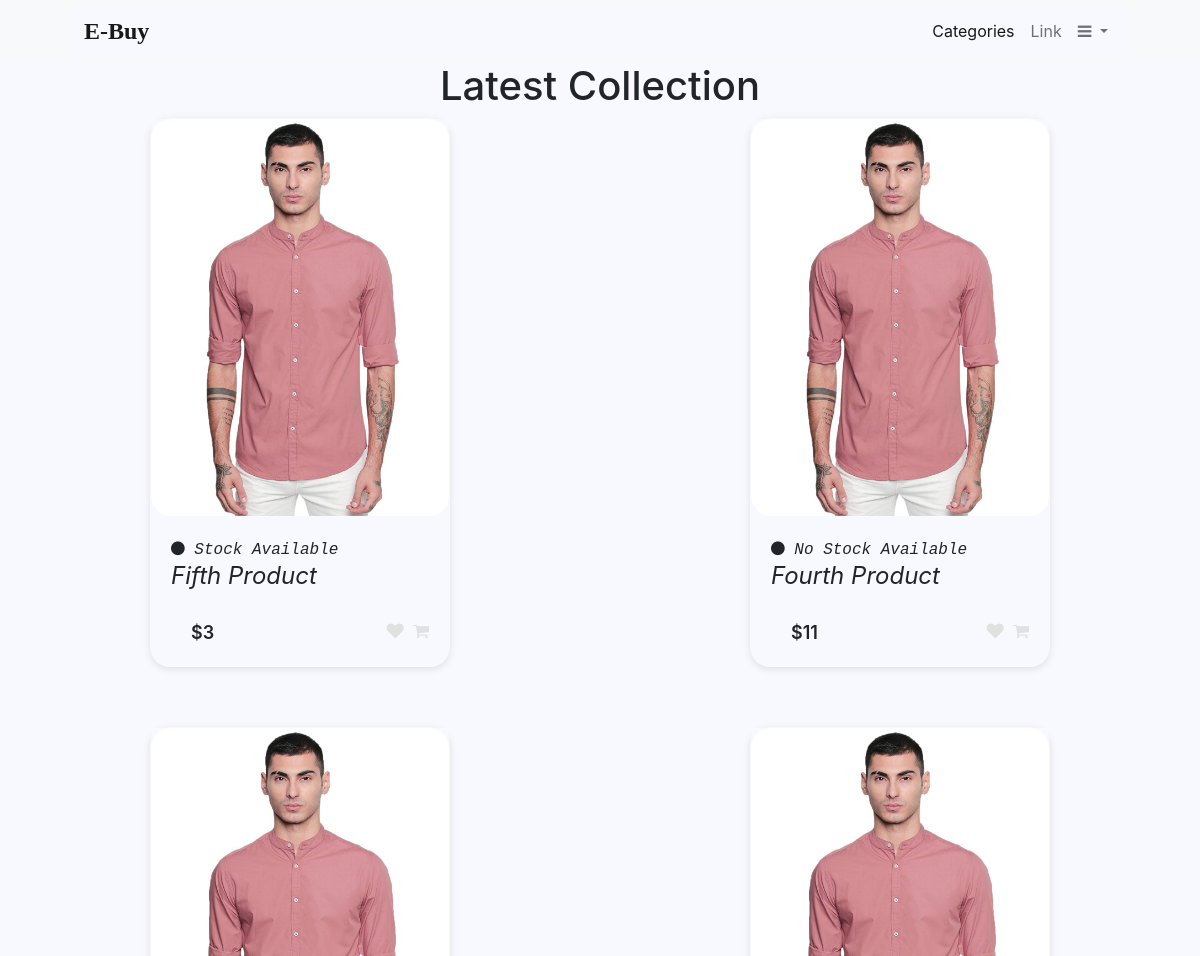
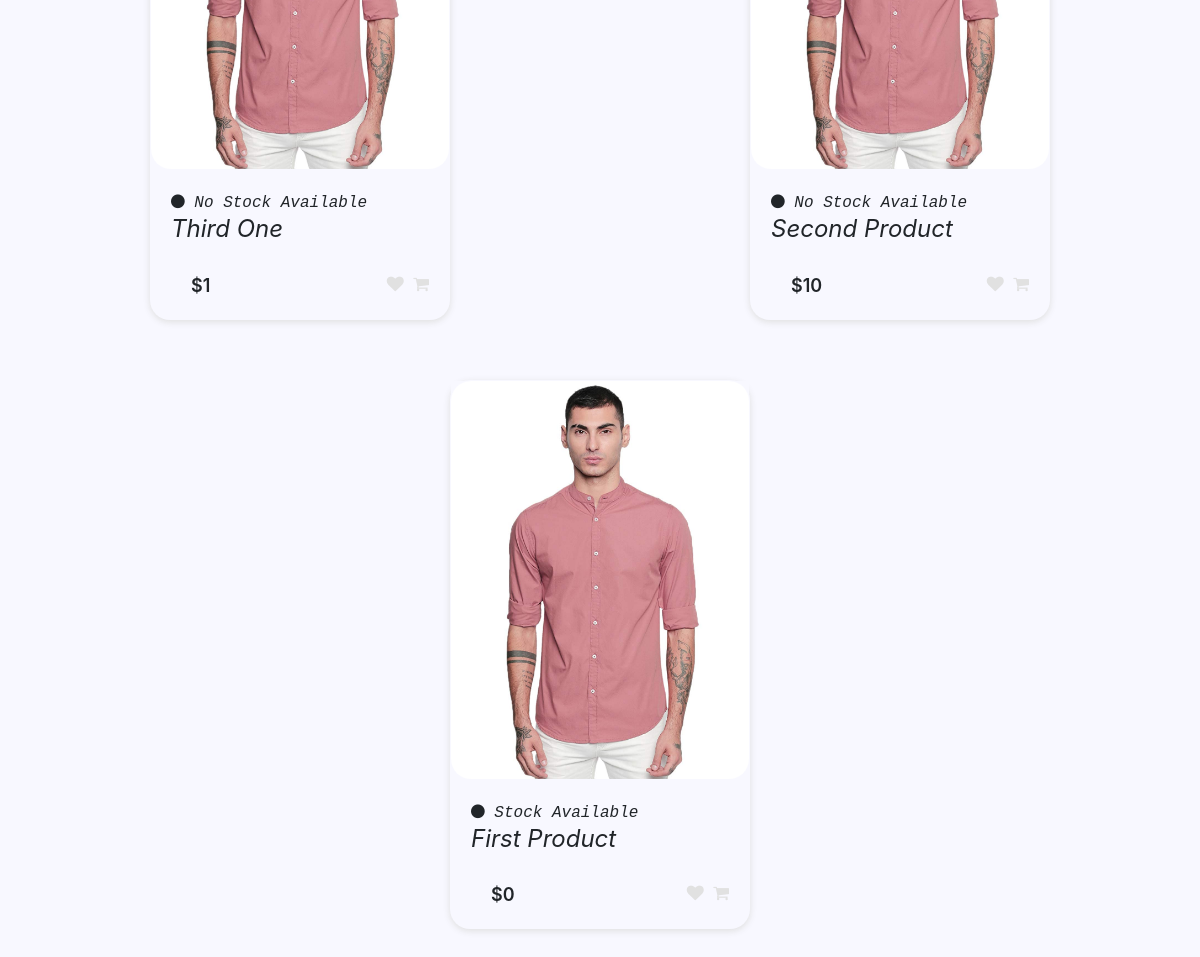
The page / on the database its author committed (2 pictures, top to bottom).
### product/models.py (models this page shows, shortened)
class Product(models.Model):
    class StatusChoices(models.TextChoices):
        AVAILABLE="SA",_("Stock Available")
        OUTOFSTOCK="NSA",_("No Stock Available")
    id = models.UUIDField(primary_key=True, default=uuid.uuid4, editable=False)
    title=models.CharField(max_length=256)
    slug=models.SlugField(blank=True,null=True)
    description=models.TextField()
    image=models.ImageField(blank=True,null=True)
    status=models.CharField(max_length=3,choices=StatusChoices.choices,default=StatusChoices.AVAILABLE)
    published_date=models.DateTimeField(auto_now_add=True)
    price=models.IntegerField(default=0)
    wishlist_users=models.ManyToManyField(UserProfile,related_name="wishlist_products")

### product/views.py (the view)
# urls.py: path('',HomeView.as_view(),name="home"),
class HomeView(ListView):
    model=Product
    template_name="product/home.html"
    paginate_by=10
    context_object_name='product_list'
    ordering=['-published_date']
    def get_queryset(self):
        return super().get_queryset()
    def get_context_data(self, **kwargs):
        data=super().get_context_data(**kwargs)
        i=0
        for product in data['product_list']:
            qs=product.wishlist_users.filter(id=self.request.user.id)
            if qs.exists():
                data['product_list'][i].is_wishlisted=True
            else:
                data['product_list'][i].is_wishlisted=False
            i+=1
        return data

### templates/product/home.html (shortened to what this page needs)
{% extends "base.html" %}
{% load static %}
{% block head %}
    <link rel="stylesheet" href={% static 'css/product/home.css'%}>
{% endblock %}
{% block content %}
    <main class="page-content">
        <h1 class="card-title">Latest Collection</h1>
        <section class="product-card-set">
            {% for product in product_list %}
                <div class="product-card">
                    <a href={% url 'detail' product.slug %}>
                        <div class="product-tumb">
                            <img src={% static 'images/sample_product.jpg' %} alt=""/>
                        </div>
                    </a>
                    <div class="product-details">
                        <span class="product-status">  {{product.get_status_display}}</span>
                        <h4 class="product-title"><a href={% url 'detail' product.slug %}>{{product.title}}</a></h4>
                        <div class="product-bottom-details">
                            <div class="product-price">${{product.price}}</div>
                            <div class="product-links">
                                <a id="wishlist-button" href={% url 'add_to_wishlist' product.id %}>
                                    {% if product.is_wishlisted %}
                                        <i class="fa fa-heart yellow-wishlisted"></i>
                                    {% else %}
                                        <i class="fa fa-heart"></i>
                                    {% endif %}
                                <a href="">
                                    <i class="fa fa-shopping-cart"></i>
                                </a>
                            </div>
                        </div>
                    </div>
                </div>
            {% endfor %}
        </section>
    </main>
{% endblock %}

### templates/base.html (shortened to what this page needs)
{% load static%}
<!DOCTYPE html>
<html lang="en">
<head>
    <link rel="stylesheet" href="https://cdnjs.cloudflare.com/ajax/libs/font-awesome/4.7.0/css/font-awesome.min.css">
    <link href="https://cdn.jsdelivr.net/npm/bootstrap@5.1.3/dist/css/bootstrap.min.css" rel="stylesheet"
>
    <link rel="stylesheet" href={% static 'css/base.css'%}>
    {% block head %}
    {% endblock %}
</head>
<body>
    <header>
        {% include "components/navbar.html" %}
    </header>
    {% block content %}
    {% endblock %}
</body>
</html>

### templates/components/navbar.html (shortened to what this page needs)
{% load static%}
<link rel="stylesheet" href={% static 'css/navbar.css' %}>
<nav class="navbar navbar-expand-lg navbar-light bg-light">
    <div class="container-fluid">
        <a class="navbar-brand" href={% url 'home'%}>E-Buy</a>
        <div id="navbarSupportedContent">
            <ul class="navbar-nav me-auto mb-2 mb-lg-0">
                <li class="nav-item">
                    <a class="nav-link active" aria-current="page" href="#">Categories</a>
                </li>
                <li class="nav-item">
                    <a class="nav-link" href="#">Link</a>
                </li>
                <li class="nav-item dropdown">
                    <a class="nav-link dropdown-toggle" href="#" id="navbarDropdown" role="button"
                        data-bs-toggle="dropdown" aria-expanded="false">
                       <i class="fa fa-bars" aria-hidden="true"></i>
                    </a>
                </li>
            </ul>
        </div>
    </div>
</nav>

### static/css/base.css (style rules this page uses)
* { box-sizing: border-box; scroll-behavior: smooth; background-color: ghostwhite; }
body, html { padding: 0; margin: 0; font-family: -apple-system, BlinkMacSystemFont, Segoe UI, Roboto, Oxygen, Ubuntu, Cantarell, Fira Sans, Droid Sans, Helvetica Neue, sans-serif; }
a { text-decoration: none; color: inherit; }

### static/css/product/home.css (style rules this page uses)
.product-card-set { display: flex; flex-wrap: wrap; flex-direction: row; justify-content: space-around; }
.product-card { width: 300px; position: relative; box-shadow: 0 2px 7px #dfdfdf; margin-left: 5%; margin-right: 5%; border-radius: 20px; padding: 1px; margin-bottom: 5%; }
.product-tumb { display: flex; align-items: center; justify-content: center; }
.product-tumb img { max-width: 100%; max-height: 100%; border-radius: 20px; }
.product-bottom-details { overflow: hidden; border-top: 0 0.5px 5px #dfdfdf; padding-top: 20px; padding-left: 20px; }
.product-bottom-details div { float: left; width: 50%; }
.product-price { font-size: 18px; font-weight: 600; }
.product-links { text-align: right; }
.product-links a { display: inline-block; margin-left: 5px; color: #e1e1e1; transition: 0.3s; font-size: 17px; }
.product-title { font-size: 1.5rem; font-style: oblique; font-family: unset; font-weight: 400; text-transform: capitalize; }
.product-status { font-style: italic; font-family: monospace; }
.product-details { margin: 20px; }
.card-title { text-align: center; }

### static/css/navbar.css (style rules this page uses)
.navbar-nav { flex-direction: row; max-height: 10vh; }
.navbar-nav .nav-link { padding-right: 10px; padding-left: 10px; }
.container-fluid { margin-right: 6vw; margin-left: 6vw; }
.navbar-brand { font-weight: 600; font-size: 1.5em; font-family: cursive; }

### rows shown on the page
Product: status "Stock Available", title "Fifth Product", price "3"
Product: status "No Stock Available", title "Fourth Product", price "11"
Product: status "No Stock Available", title "Third One", price "1"
Product: status "No Stock Available", title "Second Product", price "10"
Product: status "Stock Available", title "First Product", price "0"
